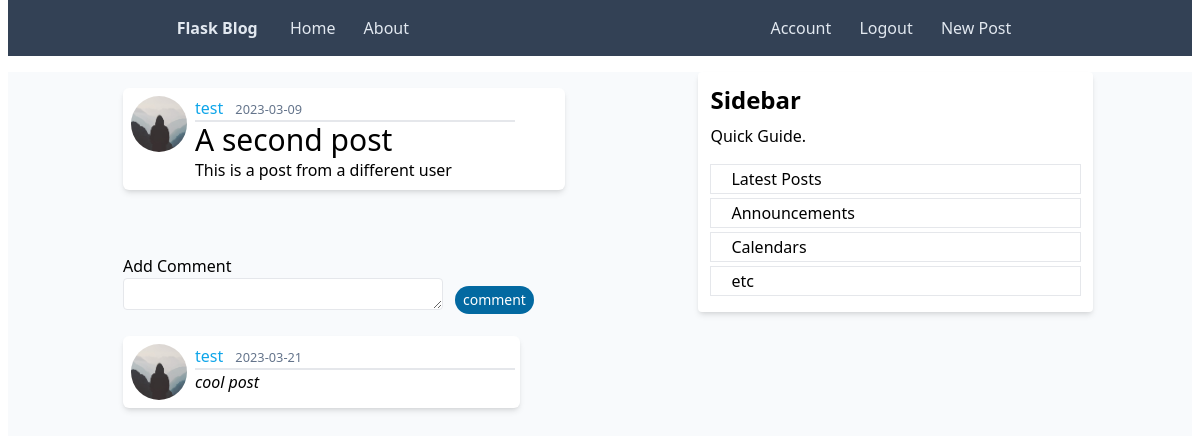
Screenshot of /post/2 (signed in) with the database file from the repository.
### flask_blog/models.py (models this page shows, shortened)
class User(db.Model, UserMixin):
    id = db.Column(db.Integer, primary_key=True)
    username = db.Column(db.String(20), unique=True, nullable=False)
    email = db.Column(db.String(120), unique=True, nullable=False)
    image_file = db.Column(db.String(20), nullable=False, default="default.jpg")
    password = db.Column(db.String(60), nullable=False)
    posts = db.Relationship("Post", backref="author", lazy=True)
    comments=db.Relationship('Comment',backref='user',lazy=True)

class Post(db.Model):
    id = db.Column(db.Integer, primary_key=True)
    title = db.Column(db.String(100), nullable=False)
    date_posted = db.Column(db.DateTime, nullable=False, default=datetime.utcnow)
    content = db.Column(db.Text, nullable=False)
    user_id = db.Column(db.Integer, db.ForeignKey("user.id"), nullable=False)
    comments = db.Relationship("Comment", backref="post", lazy=True)

class Comment(db.Model):
    id = db.Column(db.Integer, primary_key=True)
    comment = db.Column(db.String(100), nullable=False)
    date_posted = db.Column(db.DateTime, nullable=False, default=datetime.utcnow)
    user_id = db.Column(db.Integer, db.ForeignKey("user.id"), nullable=False)
    post_id = db.Column(db.Integer, db.ForeignKey("post.id"), nullable=False)

### flask_blog/posts/routes.py (the view)
@posts.route("/post/<int:post_id>")
@login_required
def post(post_id):
    form=CommentForm()
    post = query_one_filtered(Post, id=post_id)
    if not post:
        abort(404)
    comments=query_all_filtered(Comment,post_id=post.id)
    return render_template("post.html", title=post.title, post=post,form=form,comments=comments)

### flask_blog/posts/forms.py
class CommentForm(FlaskForm):
    comment = TextAreaField(
        "comment",
        validators=[
            DataRequired(),
            Length(max=80, message="Too long max 8 characters"),
        ],
    )
    submit = SubmitField("comment")

### flask_blog/__init__.py (called while the page is built)
def query_one_filtered(table, **kwargs):
    return db.session.execute(db.select(table).filter_by(**kwargs)).scalar_one_or_none()

def query_all_filtered(table, **kwargs):
    return db.session.execute(db.select(table).filter_by(**kwargs)).scalars().all()

### flask_blog/models.py (called while the page is built)
@login_manager.user_loader
def load_user(user_id):
    return query_one_filtered(User, id=user_id)

### flask_blog/templates/post.html (shortened to what this page needs)
{% extends "base.html" %} {% block content%}
<article class=" rounded-md media content-section shadow-md p-2 flex flex-row bg-white">
	<img class="rounded-full h-[3.5rem] w-[3.5rem]"
		src="{{url_for('static',filename='profile_pics/' + post.author.image_file)}}">
	<div class="pl-2 ">
		<div class="border-b-2 w-[20rem]">
			<a class="mr-2 text-sky-500" href="{{url_for('users.user_posts',username=post.author.username)}}">{{ post.author.username }}</a>
			<small class="text-slate-500">{{ post.date_posted.strftime('%Y-%m-%d') }}</small>
		</div>
		<h2 class="font-medium text-3xl">{{ post.title }}</h2>
		<p class="article-content">{{ post.content }}</p>
	</div>
</article>
<br><br>
	<div>
		<form action="{{url_for('posts.send_comment',post_id=post.id)}}" method="post">
			<fieldset>
				<legend>Add Comment</legend>
				<div class="flex flex-row  align-center gap-3">
				<div>
                {%if form.comment.errors%}
                {{form.comment(class="w-80 border-rose-600 border-2 h-8 rounded" )}}
                <div class="text-rose-600 text-sm">
                    {% for error in form.comment.errors %}
                    <span>{{error}}</span>
                    {%endfor%}
                </div>
                {%else%}
                {{form.comment(class=" w-80 border h-8 rounded ")}}
                {%endif%}
				</div>
				<div>
					{{form.submit(class='rounded-full bg-sky-700 text-base md:text-sm text-white hover:cursor-pointer px-2
            py-1  mt-2 w-auto')}}
				</div></div>
			</fieldset>
		</form>
	</div>
{%if comments %}
<div class="flex flex-col justify-center gap-2 mt-3">
	{%for comment in comments%}
	<article class=" rounded-md media content-section shadow-md p-2 flex flex-row bg-white " style="max-width: 90%;">
		<img class="rounded-full h-[3.5rem] w-[3.5rem]" src="{{url_for('static',filename='profile_pics/' + comment.user.image_file)}}">
		<div class="pl-2 ">
			<div class="border-b-2 w-[20rem]">
				<a class="mr-2 text-sky-500" href="{{url_for('users.user_posts',username=comment.user.username)}}">{{ comment.user.username }}</a>
				<small class="text-slate-500">{{ comment.date_posted.strftime('%Y-%m-%d') }}</small>
			</div>
			<p class="article-content italic">{{ comment.comment }}</p>
		</div>
	</article>
	{%endfor%}
</div>
{%endif%}
{%endblock content%}

### rows the page displays
User: image_file (placeholder picture), author.username "test"
Post: date_posted "2023-03-09", title "A second post", content "This is a post from a different user"
Comment: image_file (placeholder picture), user.username "test", date_posted "2023-03-21", comment "cool post"
